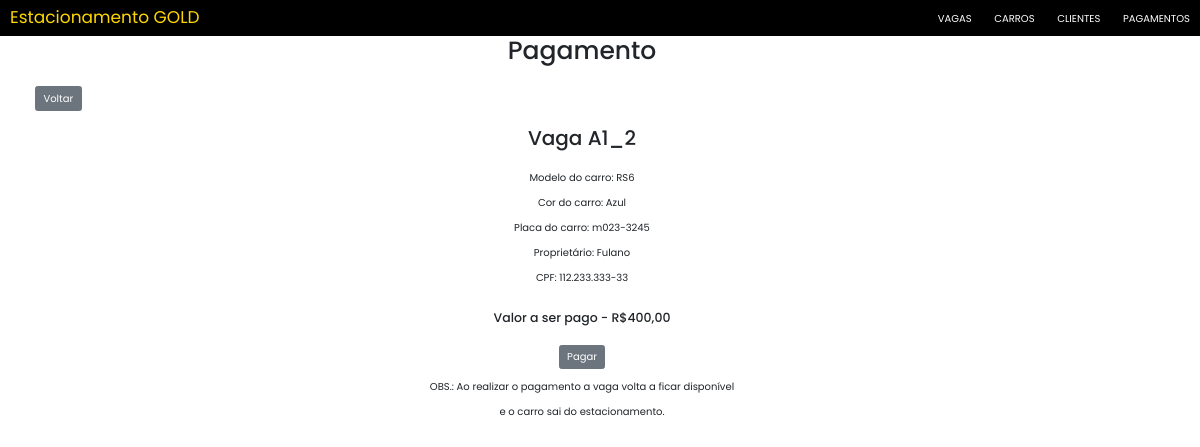
The app's page /gerenciaVagasDetail/4 with its own data.
### Estacionamento/models.py (models this page shows, shortened)
class GerenciaVaga(models.Model):
    vaga = models.OneToOneField(
        Vaga, unique=True, on_delete=models.CASCADE, editable=False)
    carro = models.OneToOneField(
        Carro, unique=True, on_delete=models.CASCADE)
    valor = models.CharField(max_length=100)

### mainVagas/models.py (models this page shows, shortened)
class Vaga(models.Model):
    status = EnumChoiceField(EnumStatus, default=EnumStatus.disponivel)
    setor = models.CharField(max_length=2)
    tipoVeiculo = EnumChoiceField(EnumTipoVeiculo)
    dataHoraCadastro = models.DateTimeField(
        auto_now_add=True, editable=False, verbose_name="Data e Hora Cadastro")
    dataHoraAlteracao = models.DateTimeField(
        auto_now=True, editable=False, verbose_name="Data e Hora Alteração")

### mainCarros/models.py (models this page shows, shortened)
class Carro(models.Model):
    modelo = models.CharField(max_length=20)
    marca = EnumChoiceField(EnumMarcas)
    cor = models.CharField(max_length=20)
    ano = models.IntegerField()
    placa = models.CharField(max_length=15, unique=True)
    proprietario = models.ForeignKey(Cliente, on_delete=models.CASCADE)
    dataHoraCadastro = models.DateTimeField(
        auto_now_add=True, editable=False, verbose_name="Data e Hora Cadastro")
    dataHoraAlteracao = models.DateTimeField(
        auto_now=True, editable=False, verbose_name="Data e Hora Alteração")
    ocupandoVaga = models.BooleanField(default=False, editable=False)

### mainClientes/models.py (models this page shows, shortened)
class Cliente(models.Model):
    nome = models.CharField(max_length=255)
    cpf = models.CharField(max_length=14, unique=True, verbose_name="CPF")
    rg = models.CharField(max_length=10, verbose_name="RG")
    data_nascimento = models.DateField(verbose_name="Data de Nascimento")
    endereco = models.CharField(max_length=80, verbose_name="Endereço")
    telefone = models.CharField(max_length=15, verbose_name="Telefone")
    cidade = models.CharField(max_length=50, verbose_name="Cidade")
    uF = EnumChoiceField(EnumUF)
    dataHoraCadastro = models.DateTimeField(
        auto_now_add=True, editable=False, verbose_name="Data e Hora Cadastro")
    dataHoraAlteracao = models.DateTimeField(
        auto_now=True, editable=False, verbose_name="Data e Hora Alteração")

### Estacionamento/views.py (the view)
# urls.py: path("gerenciaVagasDetail/<int:pk>", views.gerenciaVagasDetail,
def gerenciaVagasDetail(request, pk):
    data = {}
    gerenciaVaga = GerenciaVaga.objects.get(pk=pk)
    data['gerenciaVaga'] = gerenciaVaga
    if request.method == 'POST':
        carro = Carro.objects.get(pk=gerenciaVaga.carro.id)
        carro.ocupandoVaga = False
        carro.save()
        vaga = Vaga.objects.get(pk=gerenciaVaga.vaga.id)
        vaga.status = EnumStatus.disponivel
        vaga.save()
        gerenciaVaga.delete()
        return redirect('Estacionamento:gerenciaVagasList')
    else:
        return render(request, 'gerenciaVaga_detail.html', data)

### Estacionamento/templates/gerenciaVaga_detail.html (shortened to what this page needs)
{% extends 'Estacionamento/base.html' %}
{% load static %}
{% block titleBody %}Pagamento{% endblock %}
{% block content %}
<a style="margin-left:3%" href="{% url 'Estacionamento:gerenciaVagasList' %}"><input type="submit" class="btn btn-secondary" value="Voltar" /></a>
<div style="text-align:center;">
    <h2>Vaga {{gerenciaVaga.vaga.setor}}_{{gerenciaVaga.vaga.id}}</h2>
    <p>Modelo do carro: {{gerenciaVaga.carro.modelo}}</p>
    <p>Cor do carro: {{gerenciaVaga.carro.cor}}</p>
    <p>Placa do carro: {{gerenciaVaga.carro.placa}}</p>
    <p>Proprietário: {{gerenciaVaga.carro.proprietario.nome}}</p>
    <p>CPF: {{gerenciaVaga.carro.proprietario.cpf}}</p>
    <h5>Valor a ser pago - R${{gerenciaVaga.valor}}</h5>
    <form method="POST">
        <div style="text-align: center">
            <a href="{% url 'Estacionamento:gerenciaVagasList' %}"><input type="submit" class="btn btn-secondary" value="Pagar" /></a>
        </div>
    </form>
    <p>OBS.: Ao realizar o pagamento a vaga volta a ficar disponível</p>
    <p>e o carro sai do estacionamento.</p>
</div>
{% endblock %}

### Estacionamento/static/index.css (style rules this page uses)
body { font-family: "Poppins", sans-serif; }

### records on screen
GerenciaVaga: vaga.setor "A1", vaga.id "2", carro.modelo "RS6", carro.cor "Azul", carro.placa "m023-3245", carro.proprietario.nome "Fulano", carro.proprietario.cpf "112.233.333-33", valor "400,00"
